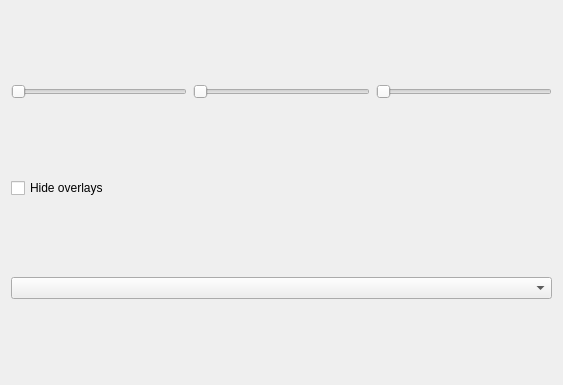
<?xml version="1.0" encoding="UTF-8"?>
<ui version="4.0">
 <class>MultiShapeWindow</class>
 <widget class="QDialog" name="MultiShapeWindow">
  <property name="geometry">
   <rect>
    <x>0</x>
    <y>0</y>
    <width>563</width>
    <height>385</height>
   </rect>
  </property>
  <property name="windowTitle">
   <string>Dialog</string>
  </property>
  <layout class="QVBoxLayout" name="verticalLayout">
   <item>
    <layout class="QHBoxLayout" name="horizontalLayout">
     <item>
      <layout class="QVBoxLayout" name="sagittalLayout">
       <item>
        <widget class="QSlider" name="sagittalSlider">
         <property name="orientation">
          <enum>Qt::Horizontal</enum>
         </property>
        </widget>
       </item>
      </layout>
     </item>
     <item>
      <layout class="QVBoxLayout" name="coronalLayout">
       <item>
        <widget class="QSlider" name="coronalSlider">
         <property name="orientation">
          <enum>Qt::Horizontal</enum>
         </property>
        </widget>
       </item>
      </layout>
     </item>
     <item>
      <layout class="QVBoxLayout" name="transverseLayout">
       <item>
        <widget class="QSlider" name="transverseSlider">
         <property name="orientation">
          <enum>Qt::Horizontal</enum>
         </property>
        </widget>
       </item>
      </layout>
     </item>
    </layout>
   </item>
   <item>
    <widget class="QCheckBox" name="hideOverlaysComboBox">
     <property name="text">
      <string>Hide overlays</string>
     </property>
    </widget>
   </item>
   <item>
    <widget class="QComboBox" name="modalityComboBox"/>
   </item>
  </layout>
 </widget>
 <resources/>
 <connections/>
</ui>
